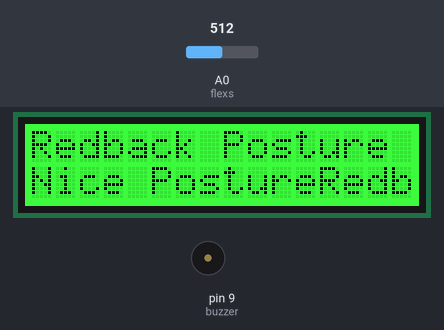
A sketch run on a simulated Arduino Uno, built with avr-gcc and run on an emulated ATmega328P. Parts: 16×2 character LCD, buzzer (waves = sounding). Inputs (shaded band) come from the test bench; at power-on: A0 (flexs) = 512. What the sketch prints to the serial monitor is not drawn.

Above: at 2.2 s.
2.3 s: A0 (flexs) set to 153
3.8 s: A0 (flexs) set to 128
At 5.4 s:
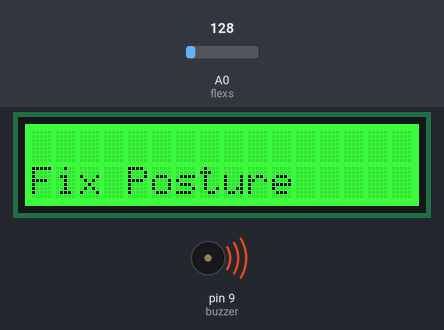
5.7 s: A0 (flexs) set to 150
At 6.2 s:
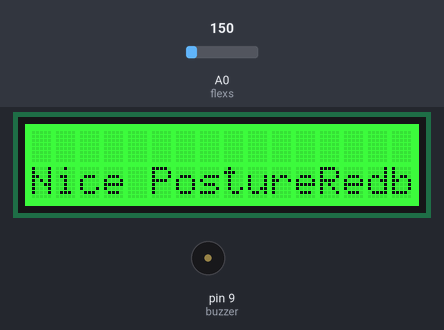
7.3 s: A0 (flexs) set to 130
At 8.5 s:
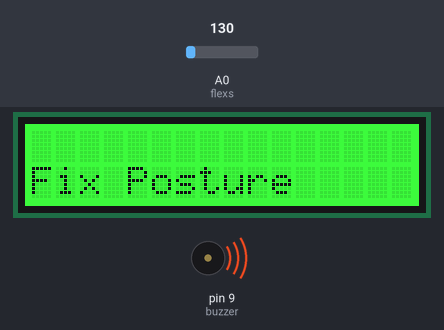
8.8 s: A0 (flexs) set to 306
At 9.3 s:
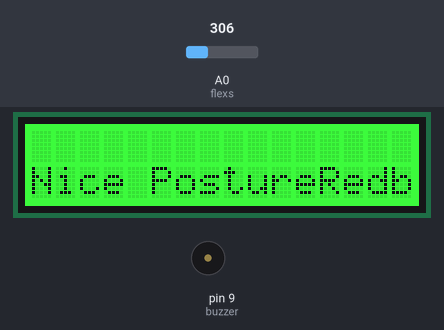
Timing chart, 0 to 11.4 s (numbered marks = the images above; inputs shaded):
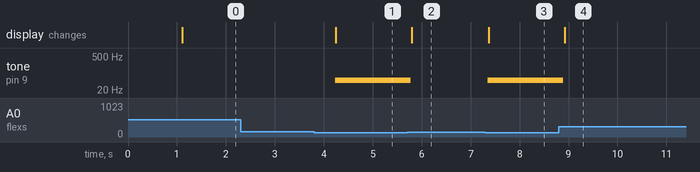

Measured:
- the behaviour switches between 140 and 139 on A0 (flexs) (found by bisection; images 0 and 1)
- after the input at 2.3 s, every drawn part: stays the same
- after the input at 3.8 s, tone on pin 9 (buzzer): silent → 50 Hz after 0.43 s; the display: changes after 0.45 s (image 1)
- after the input at 5.7 s, tone on pin 9 (buzzer): 50 Hz → silent after 0.08 s; the display: changes after 0.10 s (image 2)
- after the input at 7.3 s, tone on pin 9 (buzzer): silent → 50 Hz after 0.05 s; the display: changes after 0.07 s (image 3)
- after the input at 8.8 s, tone on pin 9 (buzzer): 50 Hz → silent after 0.10 s; the display: changes after 0.12 s (image 4)

The sketch:

Flexarduino.ino
```cpp
#include <Wire.h>
#include <rgb_lcd.h>

int flexs = A0;
int data = 0;
int buzzer = 9;

rgb_lcd lcd;  // initialize LCD library

void setup()
{
  Serial.begin(9600);
  pinMode(flexs, INPUT);

  pinMode(buzzer, OUTPUT);
  // initialize the LCD with 16 columns and 2 rows:
  lcd.begin(16, 2);

  // move cursor to upper left position (0, 0)
  lcd.setCursor(0, 0);

  // print text on the LCD
  lcd.print("Redback Posture");


  delay(1000);    // wait a second
}


void loop()
{

  //lcd.setCursor(0, 1);  // move cursor to position (0, 1)

  lcd.setColor(GREEN);

  //char txt[] = "Posture detection system \0";

  //lcd.setCursor(0, 0);  // move cursor to second row
  //lcd.print(txt);       // print text array
  //delay(500);          // wait a second

  //while(txt[0] != '\0')
  //{
  //  byte i = 0;
  //  lcd.setCursor(0, 0);
  //  while(txt[i] != '\0') // shift the text array to the left by 1 position
  //  {
  //    lcd.write(txt[i]);  // print one character
  //    txt[i] = txt[i+1];  // shift the text array to the left
  //    i++;
  //  }

  //  lcd.write(' ');  // print a space
  //  delay(200);      // wait 200 milliseconds
  //}

  // print number of seconds since the lase reset
  //lcd.print( millis()/1000 );

  //delay(200);      // wait 200 milliseconds


  data = analogRead(flexs);
  Serial.println(data);


  //if(data > 280)
  //{
  //  Serial.println("Fix your posture");
  //}

  if(data< 140)
  {
    tone(buzzer, 50);
    lcd.clear();
    Serial.println("Fix Posture");
    lcd.setCursor(0,1);
    lcd.print("Fix Posture");

  }
  else
  {
    noTone(buzzer);
    //lcd.clear();
    lcd.setCursor(0,1);
    lcd.print("Nice Posture");
    lcd.print("Redback Posture");
  }
  delay(500);

}
```
